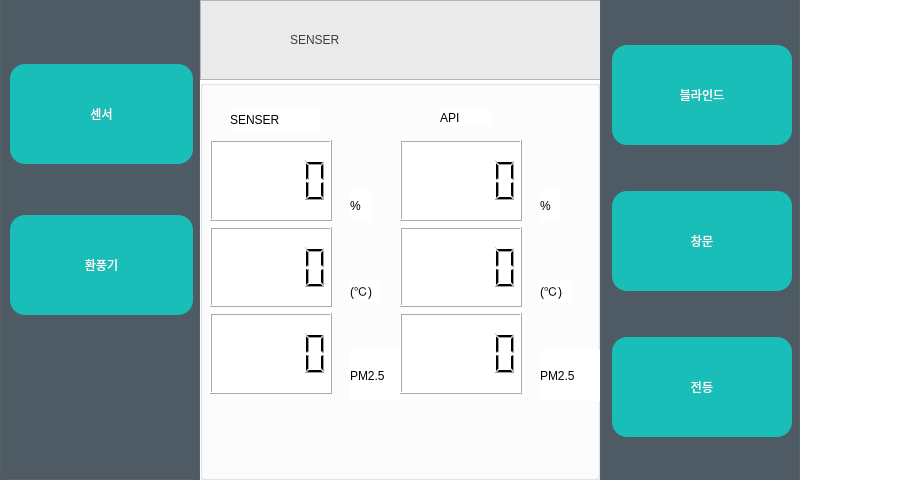
 <widget class="QWidget" name="Form">
  <property name="windowModality">
   <enum>Qt::NonModal</enum>
  </property>
  <property name="geometry">
   <rect>
    <x>0</x>
    <y>0</y>
    <width>912</width>
    <height>480</height>
   </rect>
  </property>
  <property name="minimumSize">
   <size>
    <width>860</width>
    <height>400</height>
   </size>
  </property>
  <property name="layoutDirection">
   <enum>Qt::LeftToRight</enum>
  </property>
  <property name="autoFillBackground">
   <bool>false</bool>
  </property>
  <property name="styleSheet">
   <string notr="true">background-color: rgb(255, 255, 255);</string>
  </property>
  <property name="inputMethodHints">
   <set>Qt::ImhNone</set>
  </property>
  <widget class="QGroupBox" name="groupBox_button">
   <property name="geometry">
    <rect>
     <x>0</x>
     <y>-11</y>
     <width>200</width>
     <height>491</height>
    </rect>
   </property>
   <property name="styleSheet">
    <string notr="true">background-color: rgb(79, 92, 101);</string>
   </property>
   <property name="title">
    <string/>
   </property>
   <property name="flat">
    <bool>true</bool>
   </property>
   <property name="checkable">
    <bool>false</bool>
   </property>
   <widget class="QWidget" name="layoutWidget">
    <property name="geometry">
     <rect>
      <x>10</x>
      <y>30</y>
      <width>183</width>
      <height>341</height>
     </rect>
    </property>
    <layout class="QGridLayout" name="gridLayout">
     <item row="1" column="0">
      <widget class="QPushButton" name="pushButton_fan">
       <property name="minimumSize">
        <size>
         <width>180</width>
         <height>100</height>
        </size>
       </property>
       <property name="styleSheet">
        <string notr="true">padding : 20px; border-radius : 15px;
background-color: rgb(26, 190, 185);


font: 35pt &quot;휴먼둥근헤드라인&quot;;
color: rgb(255, 255, 255);</string>
       </property>
       <property name="text">
        <string>환풍기</string>
       </property>
      </widget>
     </item>
     <item row="0" column="0">
      <widget class="QPushButton" name="pushButton_senser">
       <property name="minimumSize">
        <size>
         <width>180</width>
         <height>100</height>
        </size>
       </property>
       <property name="mouseTracking">
        <bool>false</bool>
       </property>
       <property name="focusPolicy">
        <enum>Qt::TabFocus</enum>
       </property>
       <property name="acceptDrops">
        <bool>false</bool>
       </property>
       <property name="styleSheet">
        <string notr="true">padding : 20px; border-radius : 15px;
border-bottom-color: rgb(255, 255, 255);
background-color: rgb(26, 190, 185);

font: 45pt &quot;휴먼둥근헤드라인&quot;;
color: rgb(255, 255, 255);

</string>
       </property>
       <property name="inputMethodHints">
        <set>Qt::ImhNone</set>
       </property>
       <property name="text">
        <string>센서</string>
       </property>
       <property name="autoRepeat">
        <bool>false</bool>
       </property>
       <property name="autoDefault">
        <bool>false</bool>
       </property>
       <property name="default">
        <bool>false</bool>
       </property>
       <property name="flat">
        <bool>false</bool>
       </property>
      </widget>
     </item>
    </layout>
   </widget>
  </widget>
  <widget class="QGroupBox" name="groupBox_button_2">
   <property name="geometry">
    <rect>
     <x>600</x>
     <y>-10</y>
     <width>200</width>
     <height>500</height>
    </rect>
   </property>
   <property name="styleSheet">
    <string notr="true">background-color: rgb(79, 92, 101);</string>
   </property>
   <property name="title">
    <string/>
   </property>
   <property name="flat">
    <bool>true</bool>
   </property>
   <property name="checkable">
    <bool>false</bool>
   </property>
   <layout class="QVBoxLayout" name="verticalLayout_2">
    <item>
     <widget class="QPushButton" name="pushButton_blind">
      <property name="minimumSize">
       <size>
        <width>180</width>
        <height>100</height>
       </size>
      </property>
      <property name="styleSheet">
       <string notr="true">padding : 20px; border-radius : 15px;
background-color: rgb(26, 190, 185);



font: 24pt &quot;휴먼둥근헤드라인&quot;;
color: rgb(255, 255, 255);</string>
      </property>
      <property name="text">
       <string>블라인드</string>
      </property>
     </widget>
    </item>
    <item>
     <widget class="QPushButton" name="pushButton_windows">
      <property name="minimumSize">
       <size>
        <width>180</width>
        <height>100</height>
       </size>
      </property>
      <property name="mouseTracking">
       <bool>false</bool>
      </property>
      <property name="focusPolicy">
       <enum>Qt::TabFocus</enum>
      </property>
      <property name="acceptDrops">
       <bool>false</bool>
      </property>
      <property name="styleSheet">
       <string notr="true">padding : 20px; border-radius : 15px;
border-bottom-color: rgb(255, 255, 255);
background-color: rgb(26, 190, 185);

font: 35pt &quot;휴먼둥근헤드라인&quot;;
color: rgb(255, 255, 255);

</string>
      </property>
      <property name="inputMethodHints">
       <set>Qt::ImhNone</set>
      </property>
      <property name="text">
       <string>창문</string>
      </property>
      <property name="autoRepeat">
       <bool>false</bool>
      </property>
      <property name="autoDefault">
       <bool>false</bool>
      </property>
      <property name="default">
       <bool>false</bool>
      </property>
      <property name="flat">
       <bool>false</bool>
      </property>
     </widget>
    </item>
    <item>
     <widget class="QPushButton" name="pushButton_light">
      <property name="minimumSize">
       <size>
        <width>180</width>
        <height>100</height>
       </size>
      </property>
      <property name="styleSheet">
       <string notr="true">padding : 20px; border-radius : 15px;
background-color: rgb(26, 190, 185);


font: 35pt &quot;휴먼둥근헤드라인&quot;;
color: rgb(255, 255, 255);</string>
      </property>
      <property name="text">
       <string>전등</string>
      </property>
     </widget>
    </item>
   </layout>
  </widget>
  <widget class="QGroupBox" name="groupBox_senser">
   <property name="geometry">
    <rect>
     <x>200</x>
     <y>80</y>
     <width>400</width>
     <height>400</height>
    </rect>
   </property>
   <property name="title">
    <string/>
   </property>
   <widget class="QLabel" name="label_6">
    <property name="geometry">
     <rect>
      <x>150</x>
      <y>200</y>
      <width>31</width>
      <height>22</height>
     </rect>
    </property>
    <property name="styleSheet">
     <string notr="true">
font: 11pt &quot;휴먼둥근헤드라인&quot;;

</string>
    </property>
    <property name="text">
     <string>(℃)</string>
    </property>
   </widget>
   <widget class="QLabel" name="label_8">
    <property name="geometry">
     <rect>
      <x>150</x>
      <y>270</y>
      <width>51</width>
      <height>51</height>
     </rect>
    </property>
    <property name="styleSheet">
     <string notr="true">
font: 11pt &quot;휴먼둥근헤드라인&quot;;

</string>
    </property>
    <property name="text">
     <string>PM2.5</string>
    </property>
   </widget>
   <widget class="QLabel" name="label_7">
    <property name="geometry">
     <rect>
      <x>150</x>
      <y>110</y>
      <width>21</width>
      <height>31</height>
     </rect>
    </property>
    <property name="styleSheet">
     <string notr="true">
font: 11pt &quot;휴먼둥근헤드라인&quot;;

</string>
    </property>
    <property name="text">
     <string>%</string>
    </property>
   </widget>
   <widget class="QWidget" name="layoutWidget">
    <property name="geometry">
     <rect>
      <x>200</x>
      <y>60</y>
      <width>122</width>
      <height>254</height>
     </rect>
    </property>
    <layout class="QGridLayout" name="gridLayout_2">
     <item row="3" column="0">
      <widget class="QLCDNumber" name="lcdNumber_api_pm25">
       <property name="minimumSize">
        <size>
         <width>120</width>
         <height>80</height>
        </size>
       </property>
      </widget>
     </item>
     <item row="2" column="0">
      <widget class="QLCDNumber" name="lcdNumber_api_humidity">
       <property name="minimumSize">
        <size>
         <width>120</width>
         <height>80</height>
        </size>
       </property>
      </widget>
     </item>
     <item row="1" column="0">
      <widget class="QLCDNumber" name="lcdNumber_api_temperature">
       <property name="minimumSize">
        <size>
         <width>120</width>
         <height>80</height>
        </size>
       </property>
       <property name="frameShape">
        <enum>QFrame::Box</enum>
       </property>
       <property name="frameShadow">
        <enum>QFrame::Raised</enum>
       </property>
       <property name="smallDecimalPoint">
        <bool>false</bool>
       </property>
      </widget>
     </item>
    </layout>
   </widget>
   <widget class="QWidget" name="layoutWidget">
    <property name="geometry">
     <rect>
      <x>10</x>
      <y>60</y>
      <width>122</width>
      <height>254</height>
     </rect>
    </property>
    <layout class="QGridLayout" name="gridLayout_3">
     <item row="2" column="0">
      <widget class="QLCDNumber" name="lcdNumber_temperature">
       <property name="minimumSize">
        <size>
         <width>120</width>
         <height>80</height>
        </size>
       </property>
      </widget>
     </item>
     <item row="4" column="0">
      <widget class="QLCDNumber" name="lcdNumber_pm25">
       <property name="minimumSize">
        <size>
         <width>120</width>
         <height>80</height>
        </size>
       </property>
      </widget>
     </item>
     <item row="3" column="0">
      <widget class="QLCDNumber" name="lcdNumber_humidity">
       <property name="minimumSize">
        <size>
         <width>120</width>
         <height>80</height>
        </size>
       </property>
      </widget>
     </item>
    </layout>
   </widget>
   <widget class="QLabel" name="label_9">
    <property name="geometry">
     <rect>
      <x>240</x>
      <y>30</y>
      <width>51</width>
      <height>16</height>
     </rect>
    </property>
    <property name="styleSheet">
     <string notr="true">font: 15pt &quot;휴먼둥근헤드라인&quot;;
</string>
    </property>
    <property name="text">
     <string>API</string>
    </property>
   </widget>
   <widget class="QLabel" name="label_10">
    <property name="geometry">
     <rect>
      <x>30</x>
      <y>30</y>
      <width>91</width>
      <height>20</height>
     </rect>
    </property>
    <property name="styleSheet">
     <string notr="true">font: 15pt &quot;휴먼둥근헤드라인&quot;;
</string>
    </property>
    <property name="text">
     <string>SENSER</string>
    </property>
   </widget>
   <widget class="QLabel" name="label_11">
    <property name="geometry">
     <rect>
      <x>340</x>
      <y>200</y>
      <width>31</width>
      <height>22</height>
     </rect>
    </property>
    <property name="styleSheet">
     <string notr="true">
font: 11pt &quot;휴먼둥근헤드라인&quot;;

</string>
    </property>
    <property name="text">
     <string>(℃)</string>
    </property>
   </widget>
   <widget class="QLabel" name="label_12">
    <property name="geometry">
     <rect>
      <x>340</x>
      <y>110</y>
      <width>21</width>
      <height>31</height>
     </rect>
    </property>
    <property name="styleSheet">
     <string notr="true">
font: 11pt &quot;휴먼둥근헤드라인&quot;;

</string>
    </property>
    <property name="text">
     <string>%</string>
    </property>
   </widget>
   <widget class="QLabel" name="label_13">
    <property name="geometry">
     <rect>
      <x>340</x>
      <y>270</y>
      <width>61</width>
      <height>51</height>
     </rect>
    </property>
    <property name="styleSheet">
     <string notr="true">
font: 11pt &quot;휴먼둥근헤드라인&quot;;

</string>
    </property>
    <property name="text">
     <string>PM2.5</string>
    </property>
   </widget>
  </widget>
  <widget class="QGroupBox" name="groupBox_blind">
   <property name="geometry">
    <rect>
     <x>200</x>
     <y>80</y>
     <width>400</width>
     <height>450</height>
    </rect>
   </property>
   <property name="styleSheet">
    <string notr="true">background-color: rgb(255, 85, 127);</string>
   </property>
   <property name="title">
    <string/>
   </property>
   <widget class="QWidget" name="layoutWidget">
    <property name="geometry">
     <rect>
      <x>30</x>
      <y>40</y>
      <width>344</width>
      <height>302</height>
     </rect>
    </property>
    <layout class="QHBoxLayout" name="horizontalLayout">
     <item>
      <widget class="QPushButton" name="pushButton_blind_right">
       <property name="minimumSize">
        <size>
         <width>110</width>
         <height>250</height>
        </size>
       </property>
       <property name="styleSheet">
        <string notr="true">font: 75 20pt &quot;Aharoni&quot;;
color: rgb(255, 255, 255);</string>
       </property>
       <property name="text">
        <string>UP</string>
       </property>
      </widget>
     </item>
     <item>
      <widget class="QPushButton" name="pushButton_blind_stop">
       <property name="minimumSize">
        <size>
         <width>110</width>
         <height>250</height>
        </size>
       </property>
       <property name="styleSheet">
        <string notr="true">font: 75 20pt &quot;Aharoni&quot;;
color: rgb(255, 255, 255);</string>
       </property>
       <property name="text">
        <string>STOP</string>
       </property>
      </widget>
     </item>
     <item>
      <widget class="QPushButton" name="pushButton_blind_left">
       <property name="minimumSize">
        <size>
         <width>110</width>
         <height>250</height>
        </size>
       </property>
       <property name="styleSheet">
        <string notr="true">font: 75 20pt &quot;Aharoni&quot;;
color: rgb(255, 255, 255);</string>
       </property>
       <property name="text">
        <string>DOWN</string>
       </property>
      </widget>
     </item>
    </layout>
   </widget>
  </widget>
  <widget class="QGroupBox" name="groupBox_light">
   <property name="geometry">
    <rect>
     <x>200</x>
     <y>80</y>
     <width>400</width>
     <height>400</height>
    </rect>
   </property>
   <property name="styleSheet">
    <string notr="true">background-color: rgb(0, 170, 255);</string>
   </property>
   <property name="title">
    <string/>
   </property>
   <property name="flat">
    <bool>true</bool>
   </property>
   <widget class="QPushButton" name="pushButton_light_on">
    <property name="geometry">
     <rect>
      <x>51</x>
      <y>51</y>
      <width>150</width>
      <height>250</height>
     </rect>
    </property>
    <property name="minimumSize">
     <size>
      <width>150</width>
      <height>250</height>
     </size>
    </property>
    <property name="styleSheet">
     <string notr="true">font: 75 38pt &quot;Aharoni&quot;;
color: rgb(255, 255, 255);</string>
    </property>
    <property name="text">
     <string>ON</string>
    </property>
   </widget>
   <widget class="QPushButton" name="pushButton_light_off">
    <property name="geometry">
     <rect>
      <x>207</x>
      <y>51</y>
      <width>150</width>
      <height>250</height>
     </rect>
    </property>
    <property name="minimumSize">
     <size>
      <width>150</width>
      <height>250</height>
     </size>
    </property>
    <property name="styleSheet">
     <string notr="true">font: 75 38pt &quot;Aharoni&quot;;
color: rgb(255, 255, 255);</string>
    </property>
    <property name="text">
     <string>OFF</string>
    </property>
   </widget>
  </widget>
  <widget class="QGroupBox" name="groupBox_windows">
   <property name="geometry">
    <rect>
     <x>200</x>
     <y>80</y>
     <width>400</width>
     <height>400</height>
    </rect>
   </property>
   <property name="styleSheet">
    <string notr="true">background-color: rgb(170, 170, 127);</string>
   </property>
   <property name="title">
    <string/>
   </property>
   <property name="flat">
    <bool>true</bool>
   </property>
   <widget class="QWidget" name="layoutWidget">
    <property name="geometry">
     <rect>
      <x>30</x>
      <y>50</y>
      <width>344</width>
      <height>302</height>
     </rect>
    </property>
    <layout class="QGridLayout" name="gridLayout_4">
     <item row="0" column="0">
      <widget class="QPushButton" name="pushButton_windows_on">
       <property name="minimumSize">
        <size>
         <width>110</width>
         <height>300</height>
        </size>
       </property>
       <property name="styleSheet">
        <string notr="true">font: 75 20pt &quot;Aharoni&quot;;
color: rgb(255, 255, 255);</string>
       </property>
       <property name="text">
        <string>OPEN</string>
       </property>
      </widget>
     </item>
     <item row="0" column="1">
      <widget class="QPushButton" name="pushButton_windows_stop">
       <property name="minimumSize">
        <size>
         <width>110</width>
         <height>300</height>
        </size>
       </property>
       <property name="styleSheet">
        <string notr="true">font: 75 20pt &quot;Aharoni&quot;;
color: rgb(255, 255, 255);</string>
       </property>
       <property name="text">
        <string>STOP</string>
       </property>
      </widget>
     </item>
     <item row="0" column="2">
      <widget class="QPushButton" name="pushButton_windows_off">
       <property name="minimumSize">
        <size>
         <width>110</width>
         <height>300</height>
        </size>
       </property>
       <property name="styleSheet">
        <string notr="true">font: 75 20pt &quot;Aharoni&quot;;
color: rgb(255, 255, 255);</string>
       </property>
       <property name="text">
        <string>CLOSE</string>
       </property>
      </widget>
     </item>
    </layout>
   </widget>
  </widget>
  <widget class="QGroupBox" name="groupBox_fan">
   <property name="geometry">
    <rect>
     <x>200</x>
     <y>80</y>
     <width>400</width>
     <height>400</height>
    </rect>
   </property>
   <property name="styleSheet">
    <string notr="true">
background-color: rgb(255, 170, 127);</string>
   </property>
   <property name="title">
    <string/>
   </property>
   <property name="flat">
    <bool>true</bool>
   </property>
   <widget class="QPushButton" name="pushButton_fan_on">
    <property name="geometry">
     <rect>
      <x>51</x>
      <y>41</y>
      <width>150</width>
      <height>250</height>
     </rect>
    </property>
    <property name="minimumSize">
     <size>
      <width>150</width>
      <height>250</height>
     </size>
    </property>
    <property name="styleSheet">
     <string notr="true">font: 75 38pt &quot;Aharoni&quot;;
color: rgb(255, 255, 255);</string>
    </property>
    <property name="text">
     <string>ON</string>
    </property>
   </widget>
   <widget class="QPushButton" name="pushButton_fan_off">
    <property name="geometry">
     <rect>
      <x>207</x>
      <y>41</y>
      <width>150</width>
      <height>250</height>
     </rect>
    </property>
    <property name="minimumSize">
     <size>
      <width>150</width>
      <height>250</height>
     </size>
    </property>
    <property name="styleSheet">
     <string notr="true">font: 75 38pt &quot;Aharoni&quot;;
color: rgb(255, 255, 255);</string>
    </property>
    <property name="text">
     <string>OFF</string>
    </property>
   </widget>
  </widget>
  <widget class="QFrame" name="frame">
   <property name="geometry">
    <rect>
     <x>200</x>
     <y>0</y>
     <width>401</width>
     <height>80</height>
    </rect>
   </property>
   <property name="styleSheet">
    <string notr="true">background-color: rgb(234, 234, 234);</string>
   </property>
   <property name="frameShape">
    <enum>QFrame::StyledPanel</enum>
   </property>
   <property name="frameShadow">
    <enum>QFrame::Raised</enum>
   </property>
   <widget class="QLabel" name="label">
    <property name="geometry">
     <rect>
      <x>90</x>
      <y>10</y>
      <width>280</width>
      <height>60</height>
     </rect>
    </property>
    <property name="styleSheet">
     <string notr="true">
font: 75 45pt &quot;은 돋움&quot;;
color: rgb(61, 61, 61);
</string>
    </property>
    <property name="text">
     <string>SENSER</string>
    </property>
   </widget>
  </widget>
  <widget class="QFrame" name="frame_5">
   <property name="geometry">
    <rect>
     <x>200</x>
     <y>0</y>
     <width>401</width>
     <height>80</height>
    </rect>
   </property>
   <property name="styleSheet">
    <string notr="true">background-color: rgb(121, 121, 90);</string>
   </property>
   <property name="frameShape">
    <enum>QFrame::StyledPanel</enum>
   </property>
   <property name="frameShadow">
    <enum>QFrame::Raised</enum>
   </property>
   <widget class="QLabel" name="label_5">
    <property name="geometry">
     <rect>
      <x>50</x>
      <y>10</y>
      <width>311</width>
      <height>60</height>
     </rect>
    </property>
    <property name="styleSheet">
     <string notr="true">font: 45pt &quot;휴먼둥근헤드라인&quot;;
color: rgb(255, 255, 255);</string>
    </property>
    <property name="text">
     <string>WINDOW</string>
    </property>
   </widget>
  </widget>
  <widget class="QFrame" name="frame_9">
   <property name="geometry">
    <rect>
     <x>200</x>
     <y>0</y>
     <width>401</width>
     <height>80</height>
    </rect>
   </property>
   <property name="styleSheet">
    <string notr="true">background-color: rgb(214, 71, 107);</string>
   </property>
   <property name="frameShape">
    <enum>QFrame::StyledPanel</enum>
   </property>
   <property name="frameShadow">
    <enum>QFrame::Raised</enum>
   </property>
   <widget class="QLabel" name="label_4">
    <property name="geometry">
     <rect>
      <x>100</x>
      <y>10</y>
      <width>280</width>
      <height>60</height>
     </rect>
    </property>
    <property name="styleSheet">
     <string notr="true">font: 45pt &quot;휴먼둥근헤드라인&quot;;
color: rgb(255, 255, 255);</string>
    </property>
    <property name="text">
     <string>BLIND</string>
    </property>
   </widget>
  </widget>
  <widget class="QFrame" name="frame_13">
   <property name="geometry">
    <rect>
     <x>200</x>
     <y>0</y>
     <width>401</width>
     <height>80</height>
    </rect>
   </property>
   <property name="styleSheet">
    <string notr="true">background-color: rgb(225, 150, 112);</string>
   </property>
   <property name="frameShape">
    <enum>QFrame::StyledPanel</enum>
   </property>
   <property name="frameShadow">
    <enum>QFrame::Raised</enum>
   </property>
   <widget class="QLabel" name="label_3">
    <property name="geometry">
     <rect>
      <x>130</x>
      <y>10</y>
      <width>280</width>
      <height>60</height>
     </rect>
    </property>
    <property name="styleSheet">
     <string notr="true">font: 45pt &quot;휴먼둥근헤드라인&quot;;
color: rgb(255, 255, 255);
</string>
    </property>
    <property name="text">
     <string>FAN</string>
    </property>
   </widget>
  </widget>
  <widget class="QFrame" name="frame_11">
   <property name="geometry">
    <rect>
     <x>200</x>
     <y>0</y>
     <width>401</width>
     <height>80</height>
    </rect>
   </property>
   <property name="styleSheet">
    <string notr="true">
background-color: rgb(0, 153, 230);</string>
   </property>
   <property name="frameShape">
    <enum>QFrame::StyledPanel</enum>
   </property>
   <property name="frameShadow">
    <enum>QFrame::Raised</enum>
   </property>
   <widget class="QLabel" name="label_2">
    <property name="geometry">
     <rect>
      <x>100</x>
      <y>10</y>
      <width>280</width>
      <height>60</height>
     </rect>
    </property>
    <property name="styleSheet">
     <string notr="true">font: 45pt &quot;휴먼둥근헤드라인&quot;;
color: rgb(255, 255, 255);</string>
    </property>
    <property name="text">
     <string>LIGHT</string>
    </property>
   </widget>
  </widget>
  <zorder>groupBox_blind</zorder>
  <zorder>groupBox_light</zorder>
  <zorder>groupBox_windows</zorder>
  <zorder>groupBox_fan</zorder>
  <zorder>groupBox_senser</zorder>
  <zorder>frame_11</zorder>
  <zorder>frame_13</zorder>
  <zorder>frame_9</zorder>
  <zorder>frame_5</zorder>
  <zorder>frame</zorder>
  <zorder>groupBox_button</zorder>
  <zorder>groupBox_button_2</zorder>
 </widget>
